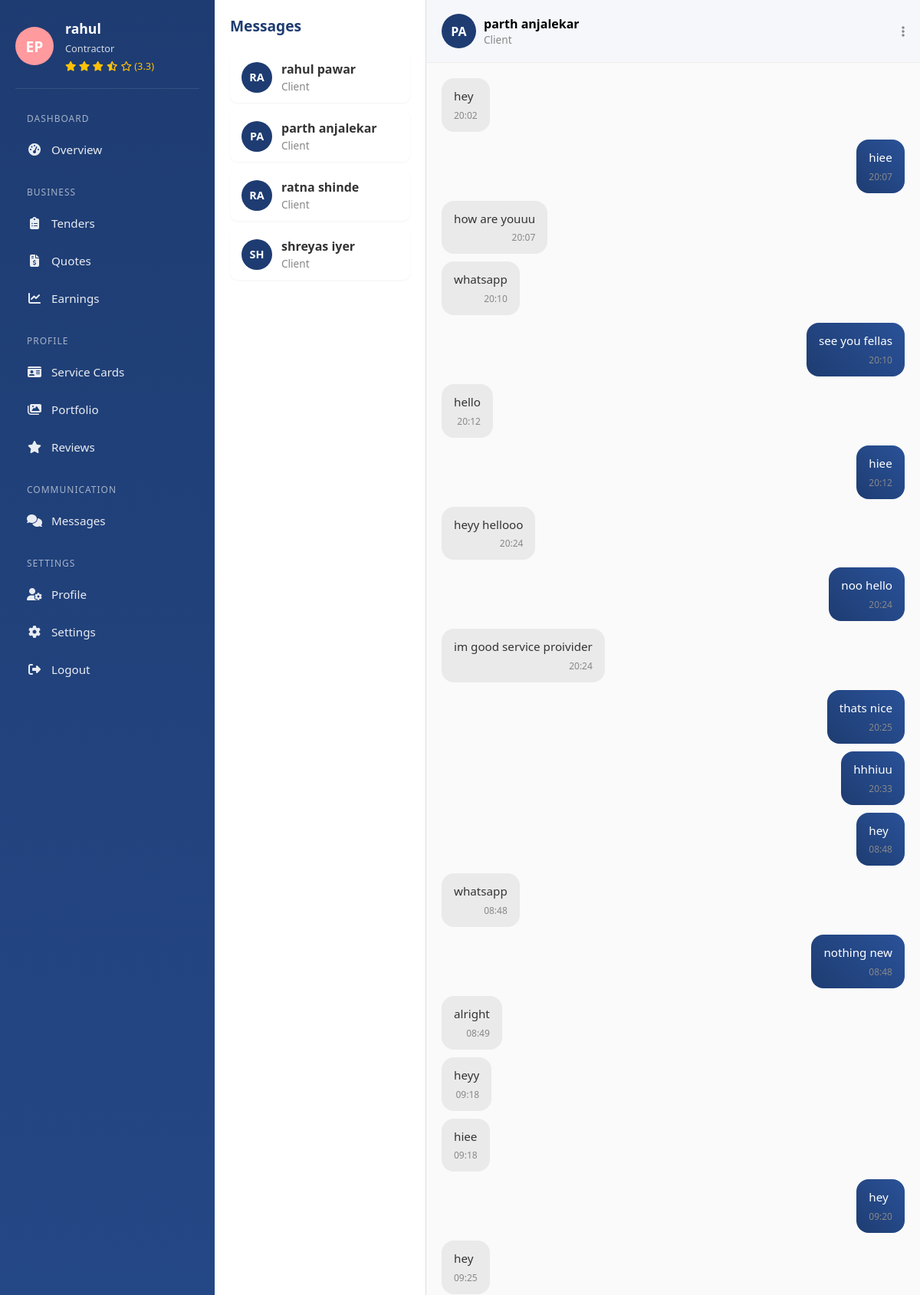
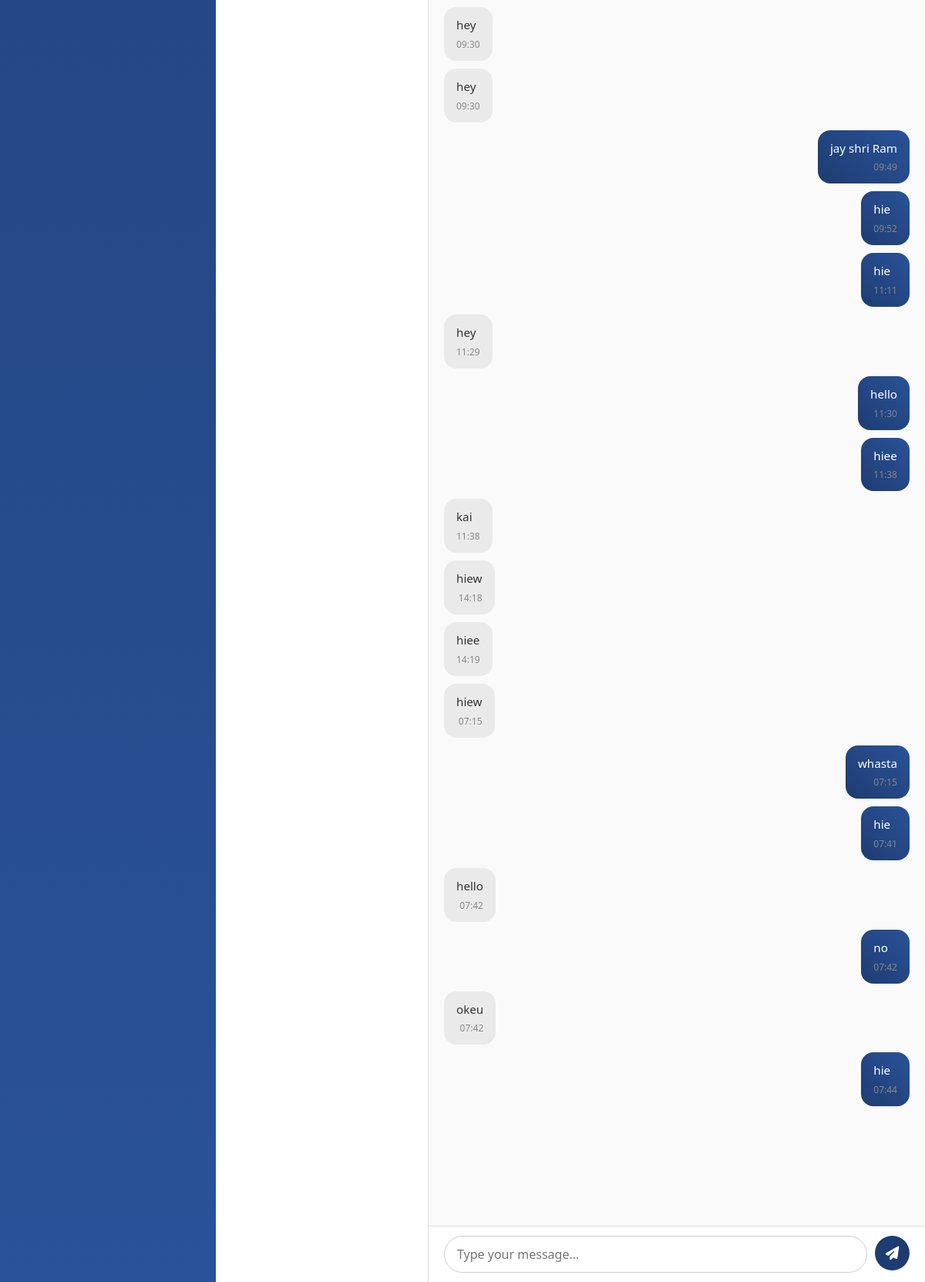
The page /messages_service/parth/ (signed in) on the database its author committed (2 pictures, top to bottom).
### chat_app/models.py (models this page shows, shortened)
class Message(models.Model):
    sender = models.ForeignKey(User, related_name='sent', on_delete=models.CASCADE)
    receiver = models.ForeignKey(User, related_name='received', on_delete=models.CASCADE)
    content = models.TextField()
    timestamp = models.DateTimeField(auto_now_add=True)

### CommissionZeroApp/views.py (the view)
# urls.py: path('messages_service/<str:username>/', views.service_chat_view, name='service_chat'),
@role_required(['provider'])
@login_required
def service_chat_view(request, username):
    other_user = get_object_or_404(User, username=username)
    messages = Message.objects.filter(
        sender__in=[request.user, other_user],
        receiver__in=[request.user, other_user]
    ).order_by('timestamp')
    recent_users = Message.objects.filter(sender=request.user).values_list('receiver', flat=True).distinct()
    recent_users = User.objects.filter(id__in=recent_users)
    avg_rating = Review.objects.filter(provider=request.user).aggregate(avg=Avg('rating'))['avg']
    avg_rating = round(avg_rating or 0, 1)
    return render(request, 'CommissionZeroApp/service_provider/messages_service.html', {
        'other_user': other_user,
        'messages': messages,
        'recent_users': recent_users,
        'avg_rating': avg_rating
    })

### CommissionZeroApp/context_processors.py (called while the page is built)
def provider_avg_rating(request):
    if request.user.is_authenticated and hasattr(request.user, 'role') and request.user.role == 'provider':
        avg_rating = Review.objects.filter(provider=request.user).aggregate(avg=Avg('rating'))['avg']
        return {'avg_rating': round(avg_rating or 0, 1)}
    return {}

### CommissionZeroApp/templates/CommissionZeroApp/service_provider/messages_service.html (shortened to what this page needs)
{% load static %}
<!DOCTYPE html>
<html lang="en">
<head>
    <link rel="stylesheet" href="https://cdnjs.cloudflare.com/ajax/libs/font-awesome/6.4.0/css/all.min.css">
    <link rel="stylesheet" href="{% static 'css/service_provider/messages.css' %}">
</head>
<body>
    {% include "sidebar_service.html" %}
    <div class="main-content">
        <div class="messages-container">
            <div class="chat-list">
                <h2>Messages</h2>
                {% for user in recent_users %}
                <a href="{% url 'service_chat' user.username %}" class="user-chat-preview">
                    <div class="user-avatar">
                        {{ user.get_full_name|default:user.username|slice:":2"|upper }}
                    </div>
                    <div class="user-info">
                        <div class="user-name">{{ user.get_full_name|default:user.username }}</div>
                        <div class="user-role">Client</div>
                    </div>
                </a>
                {% empty %}
                    <p style="color:gray;">No conversations yet</p>
                {% endfor %}
            </div>
            <div class="chat-box">
                <div class="chat-header">
                    <div class="chat-contact">
                        <div class="avatar">{{ other_user.username|slice:":2"|upper }}</div>
                        <div>
                            <p class="name">{{ other_user.get_full_name }}</p>
                            <p class="role">Client</p>
                        </div>
                    </div>
                    <div class="chat-actions">
                        <i class="fas fa-ellipsis-v"></i>
                    </div>
                </div>
                <div class="chat-body" id="chat-body">
                    {% for msg in messages %}
                        <div class="message {% if msg.sender == request.user %}sent{% else %}received{% endif %}">
                            <p>{{ msg.content }}</p>
                            <span class="msg-time">{{ msg.timestamp|date:"H:i" }}</span>
                        </div>
                    {% empty %}
                        <p style="text-align:center; color:gray;">No messages yet.</p>
                    {% endfor %}
                </div>
                <div class="chat-input">
                    <input type="text" id="chat-message-input" placeholder="Type your message...">
                    <button id="chat-message-submit"><i class="fas fa-paper-plane"></i></button>
                </div>
            </div>
        </div>
    </div>
</body>
</html>

### templates/sidebar_service.html (shortened to what this page needs)
{% block content %}
{% load static %}
<!DOCTYPE html>
<html lang="en">
<head>
  <link rel="stylesheet" href="https://cdnjs.cloudflare.com/ajax/libs/font-awesome/6.4.0/css/all.min.css">
  <link rel="stylesheet" href="{% static 'css/service_provider/sidebar_service.css' %}">
</head>
<body>
<aside class="provider-sidebar" id="sidebar">
  <div class="provider-profile">
    <div class="provider-avatar">EP</div>
    <div class="provider-info">
      <h3>{{ user.username }}</h3>
      <p>Contractor</p>
      <div class="provider-rating">
        {% if avg_rating %}
          {% for i in "12345" %}
            {% if forloop.counter <= avg_rating %}
              <i class="fas fa-star"></i>
            {% elif forloop.counter0 < avg_rating and avg_rating < forloop.counter %}
              <i class="fas fa-star-half-alt"></i>
            {% else %}
              <i class="far fa-star"></i>
            {% endif %}
          {% endfor %}
          <span>({{ avg_rating }})</span>
        {% else %}
          <span>No ratings yet</span>
        {% endif %}
      </div>
    </div>
  </div>
  {% url 'service_dashboard' as service_dashboard %}
  {% url 'tenders' as tenders %}
  {% url 'quotes' as quotes %}
  {% url 'earnings' as earnings %}
  {% url 'service_cards' as service_cards %}
  {% url 'portfolio' as portfolio %}
  {% url 'reviews_service' as reviews_service %}
  {% url 'messages_service' as messages_service %}
  {% url 'profile' as profile %}
  {% url 'settings_service' as settings_service %}
  <nav class="provider-menu">
    <div class="menu-category">Dashboard</div>
    <a href="{{ service_dashboard }}" class="menu-item {% if request.path == service_dashboard %}active{% endif %}">
      <i class="fas fa-tachometer-alt"></i><span>Overview</span>
    </a>
    <div class="menu-category">Business</div>
    <a href="{{ tenders }}" class="menu-item {% if request.path == tenders %}active{% endif %}">
      <i class="fas fa-clipboard-list"></i><span>Tenders</span>
    </a>
    <a href="{{ quotes }}" class="menu-item {% if request.path == quotes %}active{% endif %}">
      <i class="fas fa-file-invoice-dollar"></i><span>Quotes</span>
    </a>
    <a href="{{ earnings }}" class="menu-item {% if request.path == earnings %}active{% endif %}">
      <i class="fas fa-chart-line"></i><span>Earnings</span>
    </a>
    <div class="menu-category">Profile</div>
    <a href="{{ service_cards }}" class="menu-item {% if request.path == service_cards %}active{% endif %}">
      <i class="fas fa-id-card"></i><span>Service Cards</span>
    </a>
    <a href="{{ portfolio }}" class="menu-item {% if request.path == portfolio %}active{% endif %}">
      <i class="fas fa-images"></i><span>Portfolio</span>
    </a>
    <a href="{{ reviews_service }}" class="menu-item {% if request.path == reviews_service %}active{% endif %}">
      <i class="fas fa-star"></i><span>Reviews</span>
    </a>
    <div class="menu-category">Communication</div>
    <a href="{{ messages_service }}" class="menu-item {% if request.path == messages_service %}active{% endif %}">
      <i class="fas fa-comments"></i><span>Messages</span>
    </a>
    <div class="menu-category">Settings</div>
    <a href="{{ profile }}" class="menu-item {% if request.path == profile %}active{% endif %}">
      <i class="fas fa-user-cog"></i><span>Profile</span>
    </a>
    <a href="{{ settings_service }}" class="menu-item {% if request.path == settings_service %}active{% endif %}">
      <i class="fas fa-cog"></i><span>Settings</span>
    </a>
    <a href="{% url 'logout' %}" class="menu-item">
            <i class="fas fa-sign-out-alt"></i>
            <span>Logout</span>
        </a>
  </nav>
</aside>
</body>
</html>
{% endblock %}

### static/css/service_provider/messages.css (style rules this page uses)
:root { --primary: #1e3c72; --secondary: #2a5298; --accent: #ff9a9e; --light: #f5f7fa; --dark: #333; --muted: #888; --background: #fff; }
.main-content { flex: 1; height: 100vh; overflow: hidden; display: flex; }
.messages-container { flex: 1; display: flex; height: 100vh; overflow: hidden; }
.chat-list { width: 30%; min-width: 260px; background-color: var(--background); border-right: 1px solid #ddd; padding: 20px; overflow-y: auto; }
.chat-list h2 { font-size: 1.2rem; color: var(--primary); margin-bottom: 20px; }
.user-chat-preview { display: flex; align-items: center; padding: 12px 15px; border-radius: 10px; background-color: #fff; margin-bottom: 10px; text-decoration: none; box-shadow: 0 1px 3px rgba(0, 0, 0, 0.05); transition: background 0.3s, transform 0.2s; color: var(--dark); }
.user-avatar { background-color: var(--primary); color: #fff; width: 40px; height: 40px; border-radius: 50%; display: flex; align-items: center; justify-content: center; font-weight: 600; font-size: 0.9rem; margin-right: 12px; flex-shrink: 0; }
.user-info { display: flex; flex-direction: column; }
.user-name { font-weight: 600; font-size: 1rem; margin-bottom: 2px; }
.user-role { font-size: 0.85rem; color: var(--muted); }
.chat-box { flex: 1; display: flex; flex-direction: column; background-color: var(--background); overflow: hidden; }
.chat-header { display: flex; justify-content: space-between; align-items: center; padding: 18px 20px; border-bottom: 1px solid #eee; background-color: var(--light); }
.chat-contact { display: flex; align-items: center; gap: 10px; }
.chat-contact .avatar { width: 45px; height: 45px; border-radius: 50%; background-color: var(--primary); color: #fff; font-weight: bold; font-size: 1rem; display: flex; align-items: center; justify-content: center; }
.chat-contact .name { font-size: 1rem; font-weight: 600; }
.chat-contact .role { font-size: 0.85rem; color: var(--muted); }
.chat-actions i { color: var(--muted); cursor: pointer; }
.chat-body { flex: 1; overflow-y: auto; padding: 20px; background-color: #fafafa; display: flex; flex-direction: column; }
.message { max-width: 75%; padding: 12px 16px; border-radius: 16px; margin-bottom: 10px; font-size: 0.95rem; line-height: 1.5; position: relative; word-wrap: break-word; }
.sent { align-self: flex-end; background: linear-gradient(45deg, var(--primary), var(--secondary)); color: #fff; }
.received { align-self: flex-start; background-color: #eaeaea; color: var(--dark); }
.msg-time { display: block; font-size: 0.75rem; color: var(--muted); margin-top: 5px; text-align: right; }
.chat-input { display: flex; padding: 12px 20px; border-top: 1px solid #ddd; background-color: var(--background); }
.chat-input input { flex: 1; padding: 12px 16px; border-radius: 30px; border: 1px solid #ccc; outline: none; font-size: 1rem; }
.chat-input button { margin-left: 10px; background: var(--primary); color: #fff; border: none; border-radius: 50%; width: 45px; height: 45px; font-size: 1.1rem; display: flex; justify-content: center; align-items: center; transition: background 0.3s; cursor: pointer; }

### rows shown on the page
Message: content "hey", timestamp "20:02"
Message: content "hiee", timestamp "20:07"
Message: content "how are youuu", timestamp "20:07"
Message: content "whatsapp", timestamp "20:10"
Message: content "see you fellas", timestamp "20:10"
Message: content "hello", timestamp "20:12"
Message: content "hiee", timestamp "20:12"
Message: content "heyy hellooo", timestamp "20:24"
Message: content "noo hello", timestamp "20:24"
Message: content "im good service proivider", timestamp "20:24"
Message: content "thats nice", timestamp "20:25"
Message: content "hhhiuu", timestamp "20:33"
Message: content "hey", timestamp "08:48"
Message: content "whatsapp", timestamp "08:48"
Message: content "nothing new", timestamp "08:48"
Message: content "alright", timestamp "08:49"
Message: content "heyy", timestamp "09:18"
Message: content "hiee", timestamp "09:18"
Message: content "hey", timestamp "09:20"
Message: content "hey", timestamp "09:25"
Message: content "hey", timestamp "09:30"
Message: content "hey", timestamp "09:30"
Message: content "jay shri Ram", timestamp "09:49"
Message: content "hie", timestamp "09:52"
Message: content "hie", timestamp "11:11"
Message: content "hey", timestamp "11:29"
Message: content "hello", timestamp "11:30"
Message: content "hiee", timestamp "11:38"
Message: content "kai", timestamp "11:38"
Message: content "hiew", timestamp "14:18"
Message: content "hiee", timestamp "14:19"
Message: content "hiew", timestamp "07:15"
Message: content "whasta", timestamp "07:15"
Message: content "hie", timestamp "07:41"
Message: content "hello", timestamp "07:42"
Message: content "no", timestamp "07:42"
Message: content "okeu", timestamp "07:42"
Message: content "hie", timestamp "07:44"

### other values the page prints
{{ user.username }} "rahul"
{{ avg_rating }} "3.3"
{{ user.get_full_name|default:user.username|slice:":2"|upper }} "RA"
{{ user.get_full_name|default:user.username }} "rahul pawar"
{{ user.get_full_name|default:user.username|slice:":2"|upper }} "PA"
{{ user.get_full_name|default:user.username }} "parth anjalekar"
{{ user.get_full_name|default:user.username }} "ratna shinde"
{{ user.get_full_name|default:user.username|slice:":2"|upper }} "SH"
{{ user.get_full_name|default:user.username }} "shreyas iyer"
{{ other_user.username|slice:":2"|upper }} "PA"
{{ other_user.get_full_name }} "parth anjalekar"
